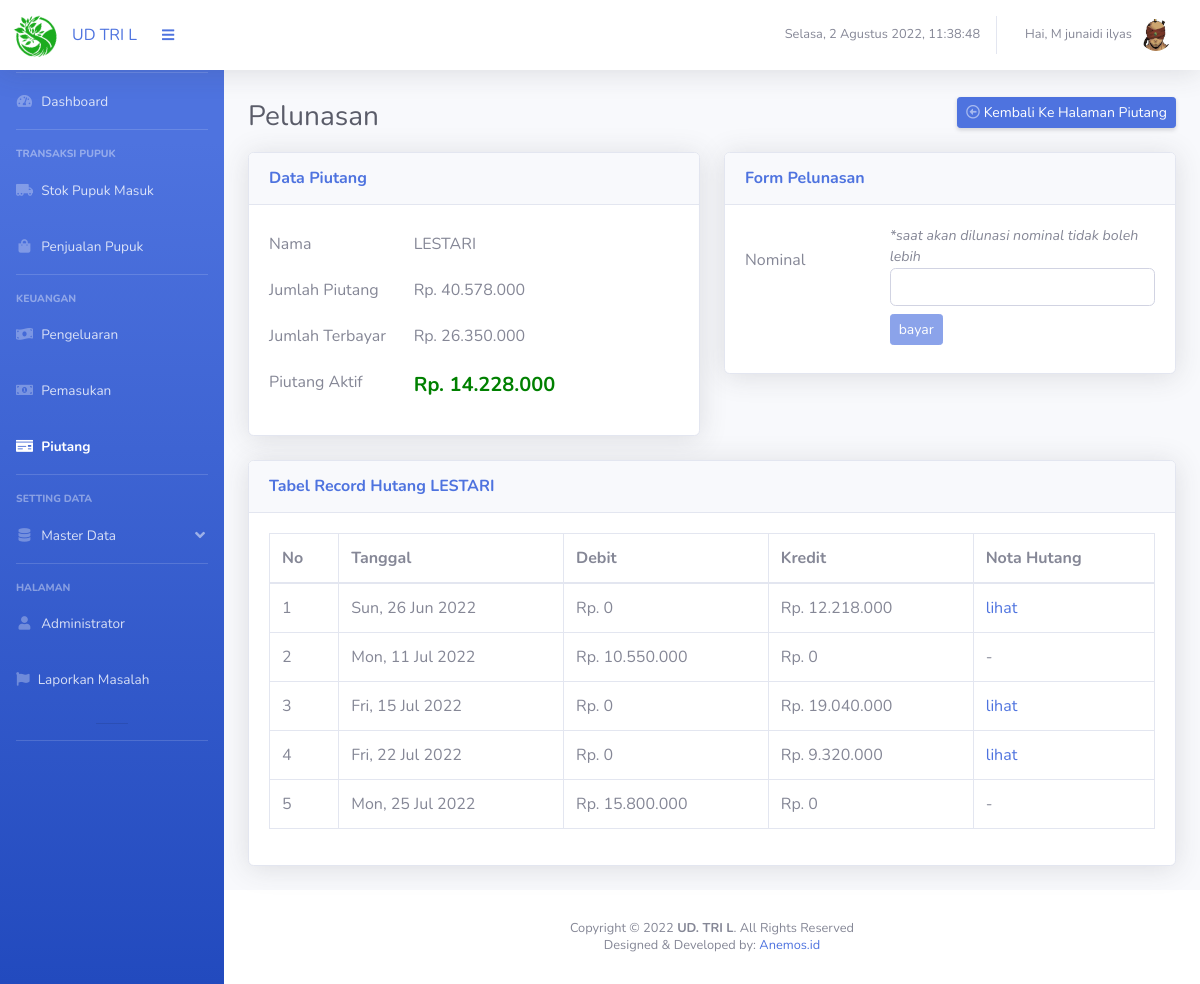
Screenshot of /page_piutang_pelunasan.php?m=10&n=10&cust=1 (signed in) with the database file from the repository.
### tables this page shows
CREATE TABLE `data_kel_tani` (
  `ID_KT` int(50) NOT NULL,
  `NIK` varchar(50) DEFAULT NULL,
  `Nama_Kel` varchar(100) DEFAULT NULL,
  `Nama_Ketua` varchar(50) DEFAULT NULL,
  `Alamat` varchar(100) DEFAULT NULL,
  `Telp` varchar(50) DEFAULT NULL,
  `Foto` varchar(50) DEFAULT NULL
);

CREATE TABLE `piutang` (
  `ID_PT` int(10) NOT NULL,
  `ID_KT` int(10) DEFAULT NULL,
  `ID_AKT` varchar(30) DEFAULT NULL,
  `ID_KEY` varchar(20) NOT NULL,
  `Debit` int(20) NOT NULL,
  `Kredit` int(20) NOT NULL,
  `Tanggal` varchar(20) NOT NULL
);

### functions.php (called while the page is built, shortened)
<?php
function rp($angka)
{
    $hasil_rupiah = "Rp. " . number_format($angka, 0, ',', '.');
    return $hasil_rupiah;
}

### page_piutang_pelunasan.php (the view, shortened to what this page needs)
<?php
include "functions.php";
include "connection.php";
if (isset($_SESSION['login'])) {
    if (isset($_GET['cust'])) {
        $nama = "";
        $jumlahPiutang = 0;
        $jumlahTerbayar = 0;
        $piutangAktif = 0;
        $querryPiutang = "";
        $buyer = 0;
        if ((int) $_GET['cust']) {
            $sqlgetNama = mysqli_query($conn, "select Nama_Kel from data_kel_tani where ID_KT=" . $_GET['cust']);
            foreach ($sqlgetNama as $sgn) {
                $nama = $sgn['Nama_Kel'];
            }
            $sqlgetKredit = mysqli_query($conn, "select Kredit from piutang where ID_KT=" . $_GET['cust']);
            foreach ($sqlgetKredit as $sgk) {
                $jumlahPiutang += $sgk['Kredit'];
            }
            $sqlgetDebit = mysqli_query($conn, "select Debit from piutang where ID_KT=" . $_GET['cust']);
            foreach ($sqlgetDebit as $sgd) {
                $jumlahTerbayar += $sgd['Debit'];
            }
            $piutangAktif = $jumlahPiutang - $jumlahTerbayar;
            $querryPiutang = "select * from piutang where ID_KT=" . $_GET['cust'];
            $buyer = 1;
        }
        ?>
<!DOCTYPE html>
<html lang="en">
<head>
  <link href="vendor/fontawesome-free/css/all.min.css" rel="stylesheet" type="text/css">
  <link href="css/sb-admin-2.min.css" rel="stylesheet">
  <link href="vendor/datatables/dataTables.bootstrap4.min.css" rel="stylesheet">
  <?php
        include "segment/header.php";
        ?>
</head>
<body id="page-top">
  <div id="wrapper">
    <?php include "segment/sidebar.php";?>
    <div id="content-wrapper" class="d-flex flex-column">
      <div id="content">
        <div class="container-fluid">
          <div class="d-sm-flex align-items-center justify-content-between ">
            <h1 class="h3 mb-3 text-gray-800">Pelunasan</h1>
            <a href="page_piutang.php?m=10&n=10"
              class="d-none d-sm-inline-block btn btn-sm btn-primary shadow-sm mb-4"><i
                class="far fa-arrow-alt-circle-left  text-white-50"></i> Kembali Ke Halaman Piutang</a>
          </div>
          <div class="row">
            <div class="col-xl-6 col-lg-6">
              <div class="card shadow mb-4">
                <div class="card-header py-3 d-flex flex-row align-items-center justify-content-between">
                  <h6 class="m-0 font-weight-bold text-primary">Data Piutang </h6>
                </div>
                <div class="card-body">
                  <div class="row mb-2">
                    <label class="col-sm-4 col-form-label"> Nama </label>
                    <label class="col-sm-8 col-form-label" id="nama"><?=$nama;?></label>
                  </div>
                  <div class="row mb-2">
                    <label class="col-sm-4 col-form-label"> Jumlah Piutang</label>
                    <label class="col-sm-8 col-form-label" id="jmlputang"><?=rp($jumlahPiutang);?></label>
                  </div>
                  <div class="row mb-2">
                    <label class="col-sm-4 col-form-label"> Jumlah Terbayar </label>
                    <label class="col-sm-8 col-form-label" id="jmlterbayar"><?=rp($jumlahTerbayar);?></label>
                  </div>
                  <div class="row mb-2">
                    <label class="col-sm-4 col-form-label"> Piutang Aktif </label>
                    <label class="col-sm-8 col-form-label" id="piutangaktif"
                      style="font-weight:bold; color:green; font-size:20px;"><?=rp($piutangAktif);?></label>
                  </div>
                </div>
              </div>
            </div>
            <div class="col-xl-6 col-lg-6">
              <div class="card shadow mb-4">
                <div class="card-header py-3 d-flex flex-row align-items-center justify-content-between">
                  <h6 class="m-0 font-weight-bold text-primary">Form Pelunasan</h6>
                </div>
                <div class="card-body">
                  <div class="row  mb-2">
                    <label class="mt-3 col-sm-4 col-form-label"> Nominal </label>
                    <div class="col-sm-8">
                      <div class="text-muted font-italic" style="font-size: 0.885em;">*saat akan dilunasi nominal tidak
                        boleh lebih</div>
                      <form method="POST" action="pelunasan.php?id=<?=$_GET['cust'];?>">
                        <input type="text" class="form-control" id="bayar" name="bayar" onkeyup="convertRP()">
                    </div>
                  </div>
                  <div class="row mb-2">
                    <label class="col-sm-4 col-form-label"> </label>
                    <div class="col-sm-8">
                      <button type="submit" id="btnpelunasan" class="btn btn-primary btn-sm" disabled>bayar</button>
                    </div>
                  </div>
                </div>
              </div>
            </div>
          </div>
          <div class="row">
            <div class="col-xl-12 col-lg-12">
              <div class="card shadow mb-4">
                <div class="card-header py-3 d-flex flex-row align-items-center justify-content-between">
                  <h6 class="m-0 font-weight-bold text-primary">Tabel Record Hutang <?=$nama;?> </h6>
                </div>
                <div class="card-body">
                  <div class="table-responsive">
                    <table class="table table-bordered" id="tablePiuAnggota" width="100%" cellspacing="0">
                      <thead>
                        <tr>
                          <th scope="col">No</th>
                          <th scope="col">Tanggal</th>
                          <th scope="col">Debit</th>
                          <th scope="col">Kredit</th>
                          <th scope="col">Nota Hutang</th>
                        </tr>
                      </thead>
                      <tbody>
                        <?php
$noA = 1;
        $sqlData = mysqli_query($conn, $querryPiutang);
        foreach ($sqlData as $sd) {
            echo ('<tr><td>' . $noA . '</td>');
            echo ('<td>' . $sd["Tanggal"] . '</td>');
            $key = "'" . $sd['ID_KEY'] . "'";
            echo ('<td>' . rp($sd["Debit"]) . '</td>');
            echo ('<td>' . rp($sd["Kredit"]) . '</td>');
            if ((int) $sd['Kredit'] > 0) {
                echo ('<td><a href="" onclick="toPrintPage(' . $key . ',' . $buyer . ')">lihat</a></td></tr>');
            } else {
                echo ('<td>-</td>');
            }
            $noA++;
        }
        ?>
                      </tbody>
                    </table>
                  </div>
                </div>
              </div>
            </div>
          </div>
        </div>
      </div>
      <?php include "segment/footer.php";?>
    </div>
  </div>
</body>
</html>
<?php } else {
        header("Location: login.php");
        exit();
    }} else {
    header("Location: login.php");
    exit();
}?>

### rows the page displays
data_kel_tani: Nama_Kel "LESTARI"
piutang: Tanggal "Sun, 26 Jun 2022", Debit "Rp. 0", Kredit "Rp. 12.218.000"
piutang: Tanggal "Mon, 11 Jul 2022", Debit "Rp. 10.550.000", Kredit "Rp. 0"
piutang: Tanggal "Fri, 15 Jul 2022", Debit "Rp. 0", Kredit "Rp. 19.040.000"
piutang: Tanggal "Fri, 22 Jul 2022", Debit "Rp. 0", Kredit "Rp. 9.320.000"
piutang: Tanggal "Mon, 25 Jul 2022", Debit "Rp. 15.800.000", Kredit "Rp. 0"

### other values shown
$_SESSION['per'] "UD TRI L"
$_SESSION['nama'] "M junaidi ilyas"
rp($jumlahPiutang) "Rp. 40.578.000"
rp($jumlahTerbayar) "Rp. 26.350.000"
rp($piutangAktif) "Rp. 14.228.000"
